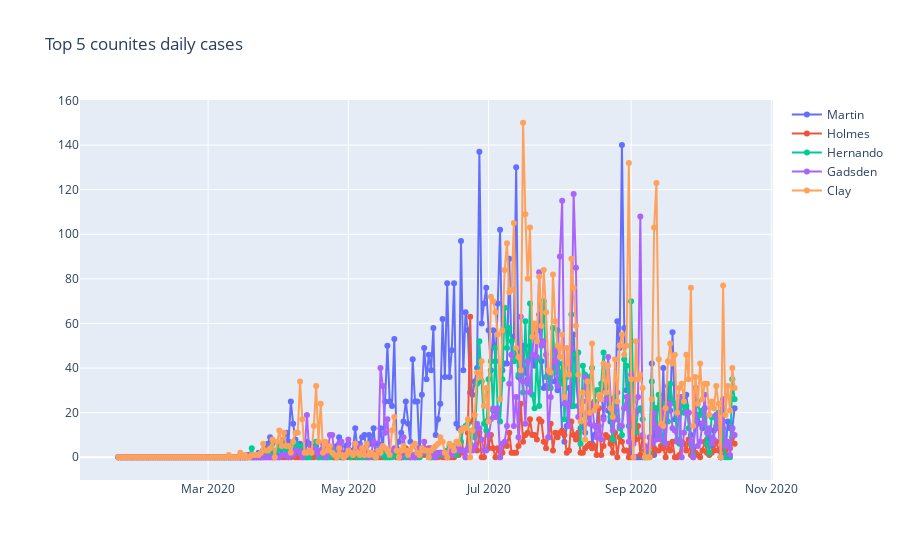

Notebook source saved alongside this figure:
### Code cell
trace0 = go.Scatter(x=Martin.index, y=Martin.iloc[:,0], 
                    name="Martin", 
                    mode="lines+markers") 
trace1 = go.Scatter(x=Holmes.index, y=Holmes.iloc[:,0], 
                    name="Holmes", 
                    mode="lines+markers") 
trace2 = go.Scatter(x=Hernando.index, y=Hernando.iloc[:,0], 
                    name="Hernando", 
                    mode="lines+markers") 
trace3 = go.Scatter(x=Gadsden.index, y=Gadsden.iloc[:,0], 
                    name="Gadsden", 
                    mode="lines+markers") 
trace4 = go.Scatter(x=Clay.index, y=Clay.iloc[:,0], 
                    name="Clay", 
                    mode="lines+markers") 

mydata = [trace0, trace1, trace2, trace3, trace4]

mylayout = go.Layout(
    title="Top 5 counites daily cases"
)

fig = go.Figure(data=mydata, layout=mylayout)

plotly.offline.iplot(fig, filename = '')

### Figure 1 — Plotly figure (JSON) as saved in the notebook; plotly's stock layout.template omitted (floating-point values rounded to 4 significant figures; data arrays with more than 128 entries replaced by an {"elided": "..."} marker saying what was removed)
{"data": [{"mode": "lines+markers", "name": "Martin", "type": "scatter", "x": {"elided": "269 str values"}, "y": {"elided": "269 int values"}}, {"mode": "lines+markers", "name": "Holmes", "type": "scatter", "x": {"elided": "269 str values"}, "y": {"elided": "269 int values"}}, {"mode": "lines+markers", "name": "Hernando", "type": "scatter", "x": {"elided": "269 str values"}, "y": {"elided": "269 int values"}}, {"mode": "lines+markers", "name": "Gadsden", "type": "scatter", "x": {"elided": "269 str values"}, "y": {"elided": "269 int values"}}, {"mode": "lines+markers", "name": "Clay", "type": "scatter", "x": {"elided": "269 str values"}, "y": {"elided": "269 int values"}}], "layout": {"title": {"text": "Top 5 counites daily cases"}}}
